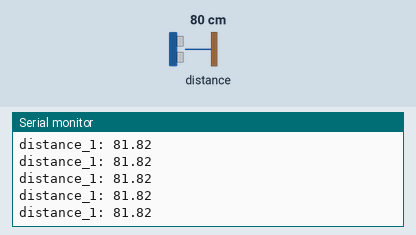
This sketch was run on a simulated Arduino Uno, built with avr-gcc and run on an emulated ATmega328P. On the bench: the last lines printed to the serial monitor. The test bench sets the inputs (shaded band); at power-on: distance to the obstacle 80 cm. The echo pulse lasts 58.3 µs per cm.

Above: at 1.2 s.
1.3 s: distance to the obstacle set to 120 cm
At 2.3 s:
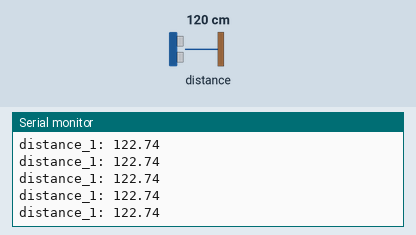
4.3 s: distance to the obstacle set to 2 cm
At 4.8 s:
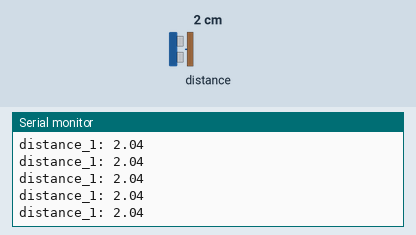
10.3 s: distance to the obstacle set to 18 cm
At 11.0 s:
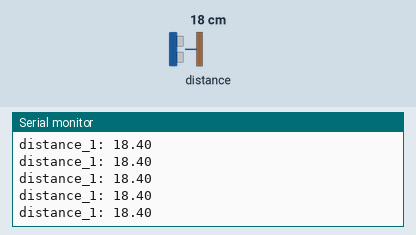
Timing chart, 0 to 13.3 s (numbered marks = the images above; inputs shaded):
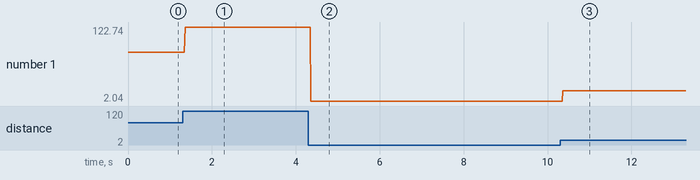

Measured:
- after the input at 1.3 s, the serial monitor: prints a new line after 0.06 s (image 1)
- after the input at 4.3 s, the serial monitor: prints a new line after 0.06 s (image 2)
- after the input at 10.3 s, the serial monitor: prints a new line after 0.07 s (image 3)
- plotted number 1: 81.82 → 122.74 after the input at 1.3 s, 122.74 → 2.04 after the input at 4.3 s, 2.04 → 18.4 after the input at 10.3 s

The sketch:

sketch_may06_4UT.ino
```cpp
const int trig_1 = 1; //front
const int echo_1 = 0; //front
const int trig_2 = 15; //right when looking from the back
const int echo_2 = 14; //right
const int trig_3 = 19; //left
const int echo_3 = 18; //left
const int trig_4 = 17; //back
const int echo_4 = 16; //back

float distance_1 = 0;
float distance_2 = 0;
float distance_3 = 0;
float distance_4 = 0;

float check_dist(int trig, int echo);

void setup() {
  pinMode(trig_1 , OUTPUT);
  pinMode(echo_1 , INPUT);
  pinMode(trig_2 , OUTPUT);
  pinMode(echo_2 , INPUT);
  pinMode(trig_3 , OUTPUT);
  pinMode(echo_3 , INPUT);
  pinMode(trig_4 , OUTPUT);
  pinMode(echo_4 , INPUT);

  Serial.begin(9600);
//  check_dist(trig_1,echo_1);
//  check_dist(trig_2,echo_2);
//  check_dist(trig_3,echo_3);
//  check_dist(trig_4,echo_4);
}

void loop() {
  // put your main code here, to run repeatedly:
  Serial.print("distance_1: ");
  Serial.println(check_dist(trig_1,echo_1));

//  Serial.print("distance_2: ");
//  Serial.println(check_dist(trig_2,echo_2));
//
//  Serial.print("distance_3: ");
//  Serial.println(check_dist(trig_3,echo_3));
//
//  Serial.print("distance_4: ");
//  Serial.println(check_dist(trig_4,echo_4));
}

float check_dist(int trig,int echo)
{
  digitalWrite(trig , HIGH);
  delayMicroseconds(1000);
  digitalWrite(trig , LOW);

  float duration = pulseIn(echo, HIGH);
//  Serial.println(duration);
  float distance = duration/2/ 28.5 ;
//  Serial.println(distance);
  return distance;
}
```
